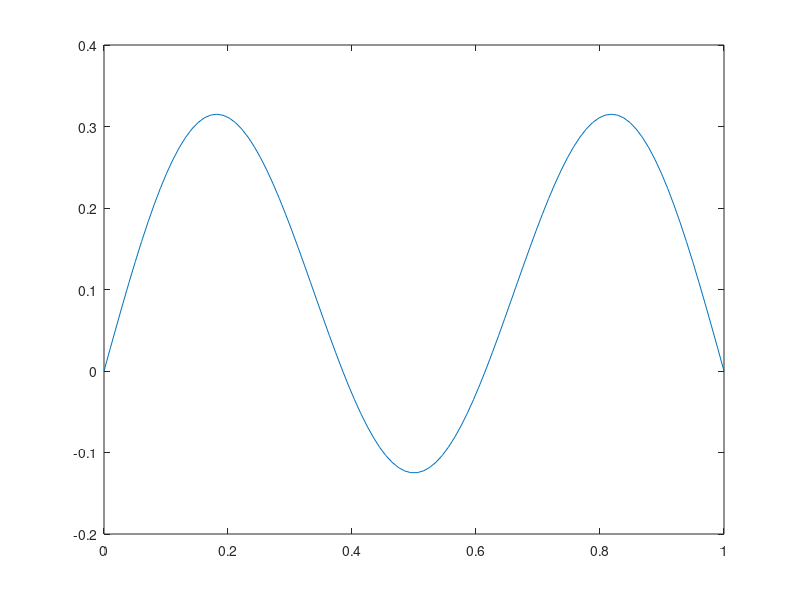
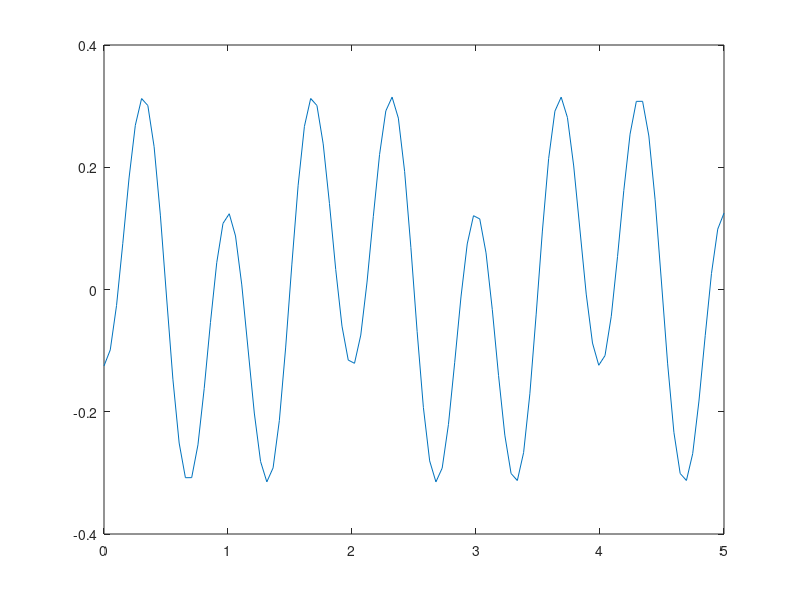
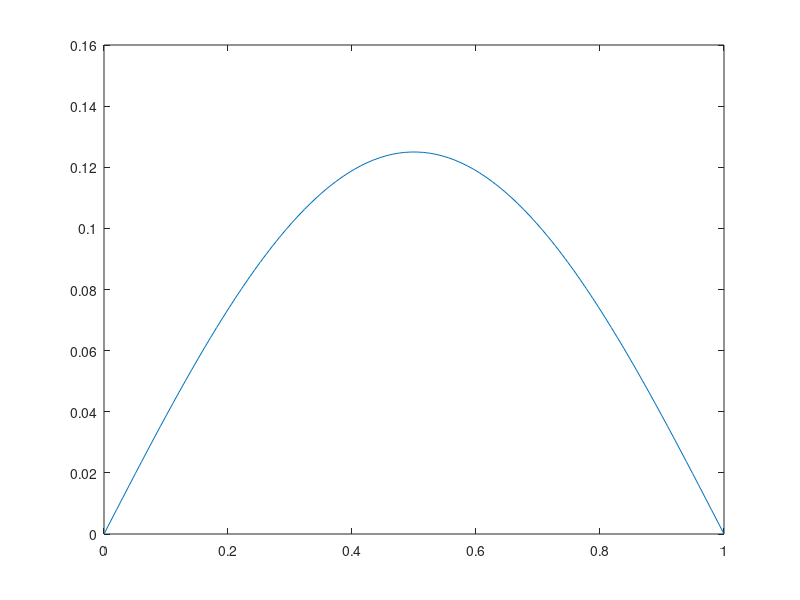
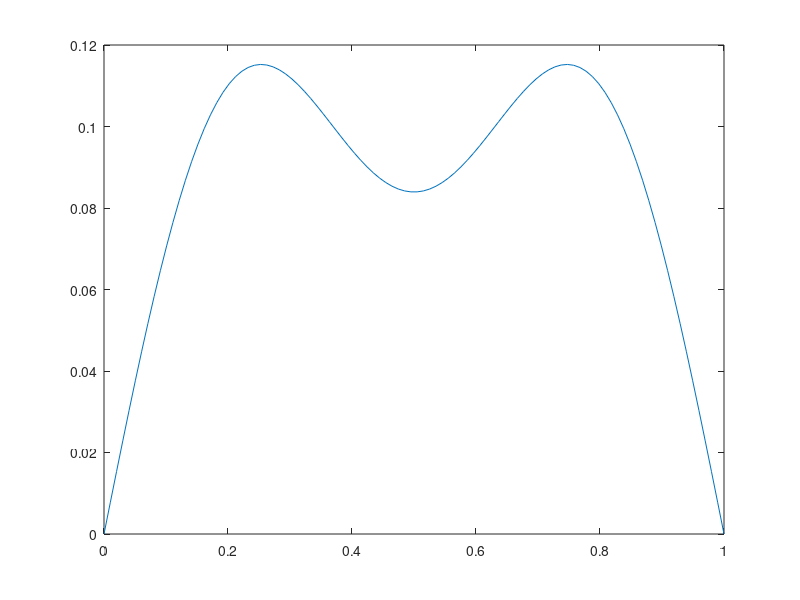

These charts were generated, in order, by the following MATLAB code:
% this script solves the string equation analytically and prints the result
% 

rad=pi/180;

% finite string


l=1;

x=linspace(0,1,100);

a=1/8*sin(pi*x/l)+1/4*sin(3*pi*x/l);

plot(x,a);

t=linspace(0,5,100);

u_05=1/8*cos(pi*t/l)-1/4*cos(3*pi*t/l);

figure
plot(t,u_05);


t2=linspace(0,5,100);
figure

for n=1:length(t2)
    u=1/8*sin(pi*x/l)*cos(pi*t2(n)/l)+1/4*sin(3*pi*x/l)*sin(pi*t2(n)/l);
    plot(x,u);
    F(n)=getframe;
    figure
end

movie(F,2);